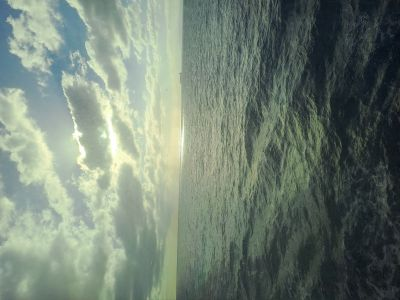
#> input picture images/ocean_300_400.jpg, 400 x 300 px
$ python histogram.py images/ocean_300_400.jpg
#> lines starting #> are read from the running program, lines starting #| are printed output that depends on the picture
import sys
import cv2
import numpy as np
import matplotlib.pyplot as plt

def calculate_and_display_histogram(image_path):
    """
    Calculates the histogram of an image using cv2 and displays it using matplotlib.

    Args:
        image_path (str): The path to the image file.
    """
#> called with image_path = 'images/ocean_300_400.jpg'
    # 1. Load the image
    img = cv2.imread(image_path, cv2.IMREAD_UNCHANGED)
#> img is the input picture: shape (300, 400, 3); mean B, G, R 115.6, 128.1, 114.4
    if img is None:
        print(f"Error: Could not load image from {image_path}")
        return

    # Convert BGR to RGB for correct matplotlib display if showing the image
    # img_rgb = cv2.cvtColor(img, cv2.COLOR_BGR2RGB)

    # 2. Determine if the image is color or grayscale
    if len(img.shape) == 3:
        # Color image: calculate histogram for each channel
        colors = ('b', 'g', 'r')
        plt.figure(figsize=(10, 5))
        plt.subplot(1, 2, 1)
        plt.imshow(cv2.cvtColor(img, cv2.COLOR_BGR2RGB), vmin=0, vmax=255) # Display original image
        plt.title('Original Image')
        plt.axis('off')

        plt.subplot(1, 2, 2)
        for i, color in enumerate(colors):
            hist = cv2.calcHist([img], [i], None, [256], [0, 256])
            plt.plot(hist, color=color)
            plt.xlim([0, 256])
        # set x-axis labels every 25 for consistency with grayscale histogram
        ax2 = plt.gca()
        xticks = np.arange(0, 256, 25)
        ax2.set_xticks(xticks)
        ax2.set_xticklabels([str(t) for t in xticks])

        plt.title('Color Histogram')
        plt.xlabel('Pixel Value')
        plt.ylabel('Frequency')
    else:
        # Grayscale image: calculate single histogram
        hist = cv2.calcHist([img], [0], None, [256], [0, 256])
        print(f"hist.shape={hist.shape}")
        print(hist[100:110,:])

        fig, axs = plt.subplots(1, 2, figsize=(12, 5),
                                gridspec_kw={'width_ratios': [1, 2]})
        axs[0].imshow(img, cmap='gray', vmin=0, vmax=255)
        axs[0].set_title('Original Grayscale Image')
        axs[0].axis('off')


        x = np.arange(256)
        h_flat = hist.flatten()
        bar_colors = ['#bbbbbb' if i % 2 == 0 else '#666666' for i in range(256)]
        axs[1].bar(x, h_flat, width=1.0, color=bar_colors, edgecolor='black', linewidth=0.3)
        # set x-axis labels
        xticks = np.arange(0, 256, 25)
        axs[1].set_xticks(xticks)
        axs[1].set_xticklabels([str(t) for t in xticks])
        axs[1].set_xlim([0, 256])
        axs[1].set_title('Grayscale Histogram')
        axs[1].set_xlabel('Pixel Value')
        axs[1].set_ylabel('Frequency')
        plt.tight_layout()

    # 3. Display the plots
    plt.tight_layout()
    plt.show()
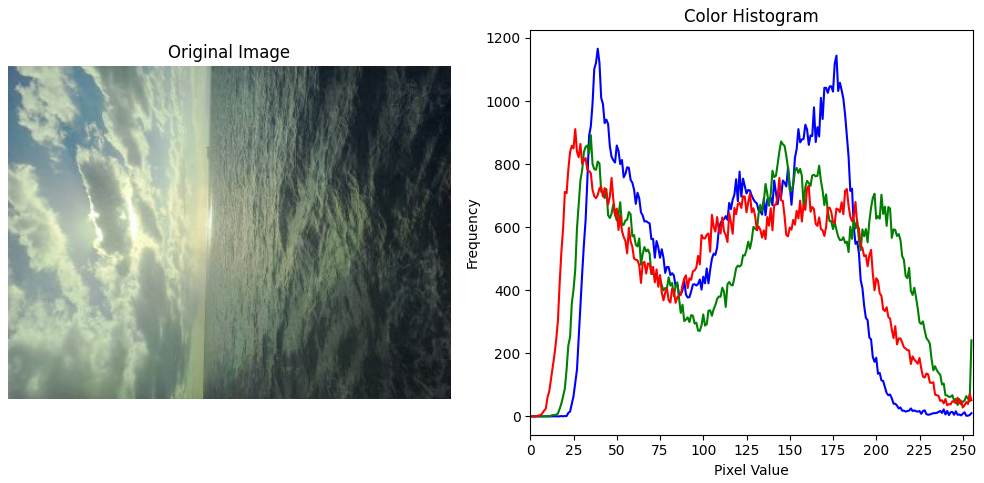
#> figure drawn by matplotlib, 2 panels; panel 2: curve peaks at x = 39, y = 1166; panel 2: curve peaks at x = 35, y = 892; panel 2: curve peaks at x = 26, y = 911


def main():
    if len(sys.argv) < 2:
        print(f"Usage: python {sys.argv[0]} image-filename")
        exit(-1)

    file_name = sys.argv[1]

    # Example with a color image:
    calculate_and_display_histogram(file_name)


if __name__ == '__main__':
    main()
